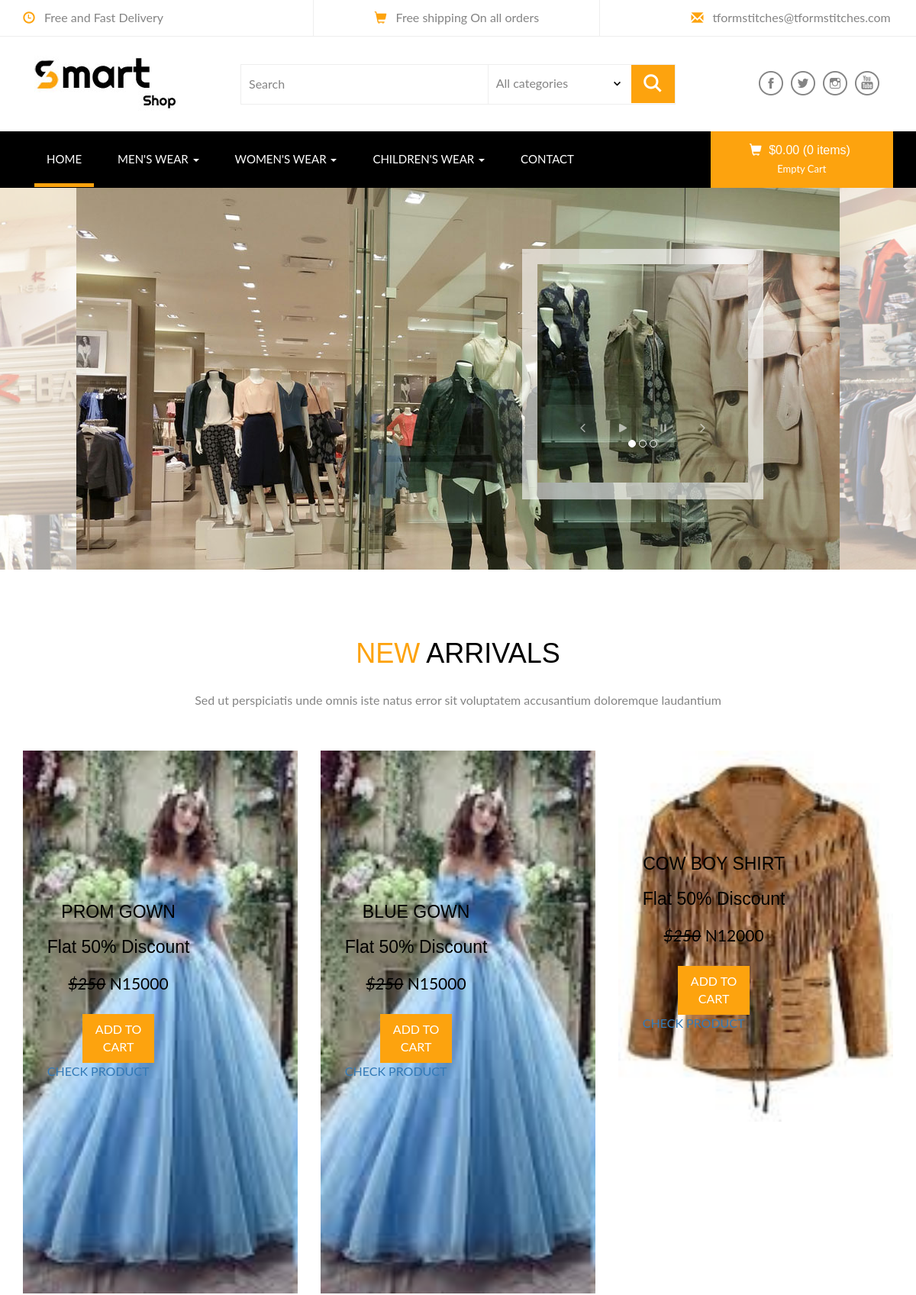
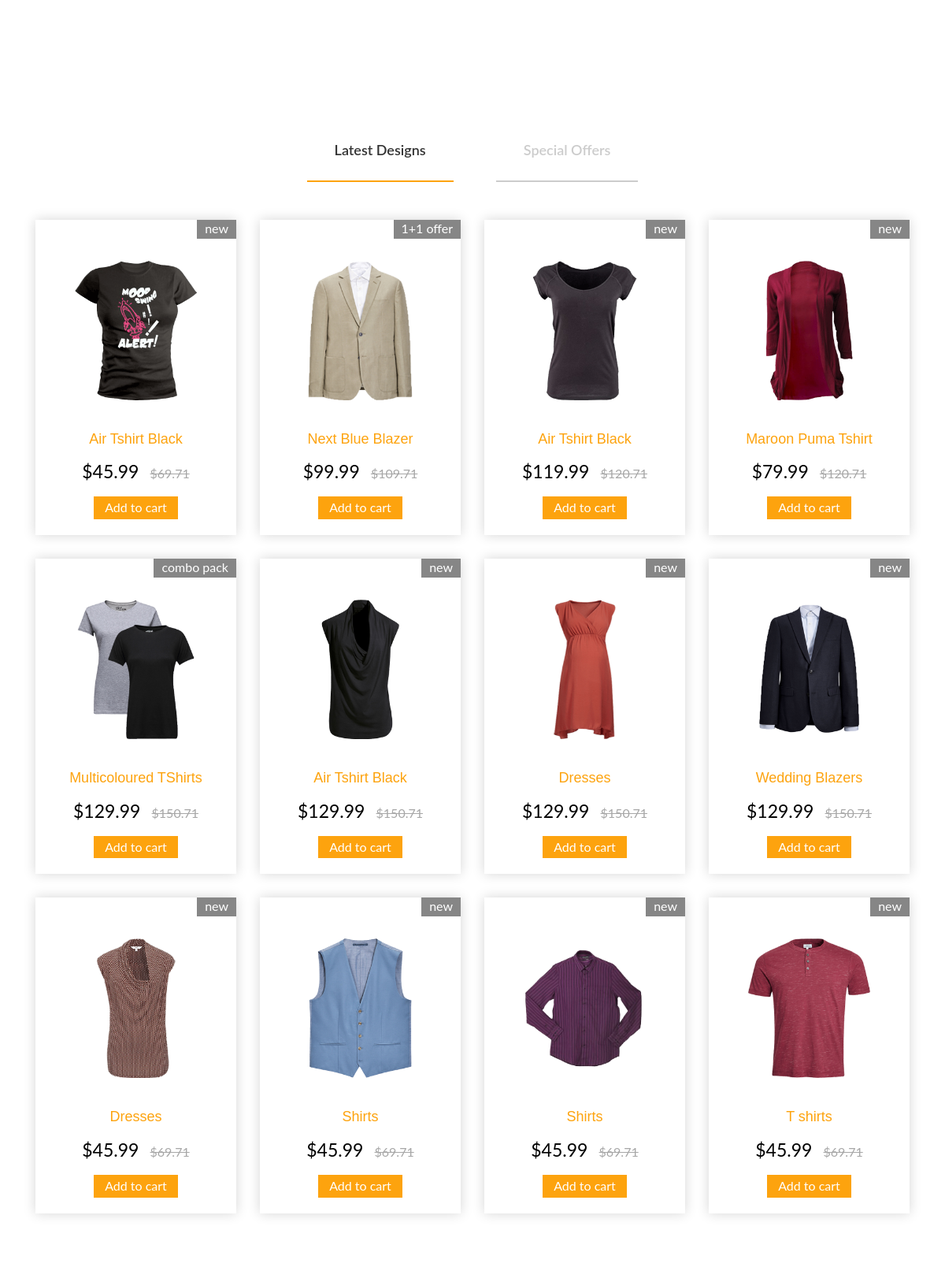
The page / (upper part) on the database its author committed (2 pictures, top to bottom).
### tfsapp/models.py (models this page shows, shortened)
class Product(models.Model):
    name = models.CharField(max_length= 50)
    price = models.CharField(max_length= 50)
    discount_price = models.FloatField(blank=True, null=True)
    description = models.TextField(max_length= 500)
    size = models.CharField(max_length= 6)
    sex = (
        ('Men', 'Men'),
        ('Women', 'Women'),
        ('Children', 'Children')
    )
    category = models.CharField(max_length = 100, choices = sex)
    image_front = models.ImageField()
    image_back = models.ImageField()
    slug = models.SlugField(null=True, blank=True)
    quantity= models.IntegerField(default=1)

### tfsapp/views.py (the view)
# urls.py: path("", views.IndexView.as_view(), name="index"),
class IndexView(ListView):
    model = Product
    template_name = "index.html"
    context_object_name = "items"

### tfsapp/templates/index.html (shortened to what this page needs)
{% load static %}
<!DOCTYPE html>
<html>
<head>
<link href="{% static 'css/bootstrap.css' %}" rel="stylesheet" type="text/css" media="all" />
<link href="{% static 'css/pignose.layerslider.css' %}" rel="stylesheet" type="text/css" media="all" />
<link href="{% static 'css/style.css' %}" rel="stylesheet" type="text/css" media="all" />
</head>
<body>
<div class="header">
	<div class="container">
		<ul>
			<li><span class="glyphicon glyphicon-time" aria-hidden="true"></span>Free and Fast Delivery</li>
			<li><span class="glyphicon glyphicon-shopping-cart" aria-hidden="true"></span>Free shipping On all orders</li>
			<li><span class="glyphicon glyphicon-envelope" aria-hidden="true"></span><a href="mailto:info@example.com">tformstitches@tformstitches.com</a></li>
		</ul>
	</div>
</div>
<div class="header-bot">
	<div class="container">
		<div class="col-md-3 header-left">
			<h1><a href="index.html"><img src="{% static 'images/logo3.jpg' %}"></a></h1>
		</div>
		<div class="col-md-6 header-middle">
			<form>
				<div class="search">
					<input type="search" value="Search" onfocus="this.value = '';" onblur="if (this.value == '') {this.value = 'Search';}" required="">
				</div>
				<div class="section_room">
					<select id="country" onchange="change_country(this.value)" class="frm-field required">
						<option value="null">All categories</option>
					</select>
				</div>
				<div class="sear-sub">
					<input type="submit" value=" ">
				</div>
			</form>
		</div>
		<div class="col-md-3 header-right footer-bottom">
			<ul>
				<li><a class="fb" href="#"></a></li>
				<li><a class="twi" href="#"></a></li>
				<li><a class="insta" href="#"></a></li>
				<li><a class="you" href="#"></a></li>
			</ul>
		</div>
	</div>
</div>
<div class="ban-top">
	<div class="container">
		<div class="top_nav_left">
			<nav class="navbar navbar-default">
			  <div class="container-fluid">
				<div class="collapse navbar-collapse menu--shylock" id="bs-example-navbar-collapse-1">
				  <ul class="nav navbar-nav menu__list">
					<li class="active menu__item menu__item--current"><a class="menu__link" href="index.html">Home <span class="sr-only">(current)</span></a></li>
					<li class="dropdown menu__item">
						<a href="#" class="dropdown-toggle menu__link" data-toggle="dropdown" role="button" aria-haspopup="true" aria-expanded="false">men's wear <span class="caret"></span></a>
					</li>
					<li class="dropdown menu__item">
						<a href="#" class="dropdown-toggle menu__link" data-toggle="dropdown" role="button" aria-haspopup="true" aria-expanded="false">women's wear <span class="caret"></span></a>
					</li>
					<li class="dropdown menu__item">
						<a href="#" class="dropdown-toggle menu__link" data-toggle="dropdown" role="button" aria-haspopup="true" aria-expanded="false">Children's wear <span class="caret"></span></a>
					</li>
					<li class=" menu__item"><a class="menu__link" href="contact.html">contact</a></li>
				  </ul>
				</div>
			  </div>
			</nav>
		</div>
		<div class="top_nav_right">
			<div class="cart box_1">
						<a href="{% url 'checkout' %}">
							<h3> <div class="total">
								<i class="glyphicon glyphicon-shopping-cart" aria-hidden="true"></i>
								<span class="simpleCart_total"></span> (<span id="simpleCart_quantity" class="simpleCart_quantity"></span> items)</div>
							</h3>
						</a>
						<p><a href="#" class="simpleCart_empty">Empty Cart</a></p>
			</div>
		</div>
		<div class="clearfix"></div>
	</div>
</div>
<div class="banner-grid">
	<div id="visual">
			<div class="slide-visual">
				<ul class="slide-group">
					<li><img class="img-responsive" src="{% static 'images/ba1.jpg' %}" alt="Dummy Image" /></li>
					<li><img class="img-responsive" src="{% static 'images/ba2.jpg' %}" alt="Dummy Image" /></li>
					<li><img class="img-responsive" src="{% static 'images/ba3.jpg' %}" alt="Dummy Image" /></li>
				</ul>
				<div class="script-wrap">
					<ul class="script-group">
						<li><div class="inner-script"><img class="img-responsive" src="{% static 'images/baa2.jpg' %}" alt="Dummy Image" /></div></li>
					</ul>
					<div class="slide-controller">
						<a href="#" class="btn-prev"><img src="{% static 'images/btn_prev.png' %}" alt="Prev Slide" /></a>
						<a href="#" class="btn-play"><img src="{% static 'images/btn_play.png' %}" alt="Start Slide" /></a>
						<a href="#" class="btn-pause"><img src="{% static 'images/btn_pause.png' %}" alt="Pause Slide" /></a>
						<a href="#" class="btn-next"><img src="{% static 'images/btn_next.png' %}" alt="Next Slide" /></a>
					</div>
				</div>
			</div>
		</div>
</div>
<div class="new_arrivals">
	<div class="container">
		<h3><span>new </span>arrivals</h3>
		<p>Sed ut perspiciatis unde omnis iste natus error sit voluptatem accusantium doloremque laudantium</p>
		<div class="new_grids row">
			{% for item in items %}
				<div class="col-md-4 new-gd-left">
				<img src="{{item.image_front.url}}" alt=" " />
				<div class="wed-brand simpleCart_shelfItem">
					<h4>{{item.name}}</h4>
					<h5>Flat 50% Discount</h5>
					<p><i>$250</i> <span class="item_price">{{item.price}}</span><a class="item_add hvr-outline-out button2" href="#">add to cart </a></p>
					<a href="{% url 'product' item.slug %}">CHECK PRODUCT</a>
				</div>
			</div>
			{% endfor %}
		</div>
	</div>
</div>
<div class="product-easy">
	<div class="container">
		<div class="sap_tabs">
			<div id="horizontalTab" style="display: block; width: 100%; margin: 0px;">
				<ul class="resp-tabs-list">
					<li class="resp-tab-item" aria-controls="tab_item-0" role="tab"><span>Latest Designs</span></li>
					<li class="resp-tab-item" aria-controls="tab_item-1" role="tab"><span>Special Offers</span></li>
				</ul>
				<div class="resp-tabs-container">
					<div class="tab-1 resp-tab-content" aria-labelledby="tab_item-0">
						<div class="col-md-3 product-men">
							<div class="men-pro-item simpleCart_shelfItem">
								<div class="men-thumb-item">
									<img src="{% static 'images/a1.png' %}" alt="" class="pro-image-front">
										<span class="product-new-top">New</span>
								</div>
								<div class="item-info-product ">
									<h4><a href="single.html">Air Tshirt Black</a></h4>
									<div class="info-product-price">
										<span class="item_price">$45.99</span>
										<del>$69.71</del>
									</div>
									<a href="#" class="item_add single-item hvr-outline-out button2">Add to cart</a>
								</div>
							</div>
						</div>
						<div class="col-md-3 product-men">
							<div class="men-pro-item simpleCart_shelfItem">
								<div class="men-thumb-item">
									<img src="{% static 'images/a8.png' %}" alt="" class="pro-image-front">
										<span class="product-new-top">1+1 Offer</span>
								</div>
								<div class="item-info-product ">
									<h4><a href="single.html">Next Blue Blazer</a></h4>
									<div class="info-product-price">
										<span class="item_price">$99.99</span>
										<del>$109.71</del>
									</div>
									<a href="#" class="item_add single-item hvr-outline-out button2">Add to cart</a>
								</div>
							</div>
						</div>
						<div class="col-md-3 product-men">
							<div class="men-pro-item simpleCart_shelfItem">
								<div class="men-thumb-item">
									<img src="{% static 'images/a3.png' %}" alt="" class="pro-image-front">
										<span class="product-new-top">New</span>
								</div>
								<div class="item-info-product ">
									<h4><a href="single.html">Air Tshirt Black </a></h4>
									<div class="info-product-price">
										<span class="item_price">$119.99</span>
										<del>$120.71</del>
									</div>
									<a href="#" class="item_add single-item hvr-outline-out button2">Add to cart</a>
								</div>
							</div>
						</div>
						<div class="col-md-3 product-men">
							<div class="men-pro-item simpleCart_shelfItem">
								<div class="men-thumb-item">
									<img src="{% static 'images/a4.png' %} " alt="" class="pro-image-front">
										<span class="product-new-top">New</span>
								</div>
								<div class="item-info-product ">
									<h4><a href="single.html">Maroon Puma Tshirt</a></h4>
									<div class="info-product-price">
										<span class="item_price">$79.99</span>
										<del>$120.71</del>
									</div>
									<a href="#" class="item_add single-item hvr-outline-out button2">Add to cart</a>
								</div>
							</div>
						</div>
						<div class="col-md-3 product-men yes-marg">
							<div class="men-pro-item simpleCart_shelfItem">
								<div class="men-thumb-item">
									<img src="{% static 'images/a5.png' %}" alt="" class="pro-image-front">
										<span class="product-new-top">Combo Pack</span>
								</div>
								<div class="item-info-product ">
									<h4><a href="single.html">Multicoloured TShirts</a></h4>
									<div class="info-product-price">
										<span class="item_price">$129.99</span>
										<del>$150.71</del>
									</div>
									<a href="#" class="item_add single-item hvr-outline-out button2">Add to cart</a>
								</div>
							</div>
						</div>
						<div class="col-md-3 product-men yes-marg">
							<div class="men-pro-item simpleCart_shelfItem">
								<div class="men-thumb-item">
									<img src="{% static 'images/a6.png' %}" alt="" class="pro-image-front">
										<span class="product-new-top">New</span>
								</div>
								<div class="item-info-product ">
									<h4><a href="single.html">Air Tshirt Black </a></h4>
									<div class="info-product-price">
										<span class="item_price">$129.99</span>
										<del>$150.71</del>
									</div>
									<a href="#" class="item_add single-item hvr-outline-out button2">Add to cart</a>
								</div>
							</div>
						</div>
						<div class="col-md-3 product-men yes-marg">
							<div class="men-pro-item simpleCart_shelfItem">
								<div class="men-thumb-item">
									<img src="{% static 'images/a7.png' %}" alt="" class="pro-image-front">
										<span class="product-new-top">New</span>
								</div>
								<div class="item-info-product ">
									<h4><a href="single.html">Dresses</a></h4>
									<div class="info-product-price">
										<span class="item_price">$129.99</span>
										<del>$150.71</del>
									</div>
									<a href="#" class="item_add single-item hvr-outline-out button2">Add to cart</a>
								</div>
							</div>
						</div>
						<div class="col-md-3 product-men yes-marg">
							<div class="men-pro-item simpleCart_shelfItem">
								<div class="men-thumb-item">
									<img src="{% static 'images/a2.png' %}" alt="" class="pro-image-front">
										<span class="product-new-top">New</span>
								</div>
								<div class="item-info-product ">
									<h4><a href="single.html">Wedding Blazers</a></h4>
									<div class="info-product-price">
										<span class="item_price">$129.99</span>
										<del>$150.71</del>
									</div>
									<a href="#" class="item_add single-item hvr-outline-out button2">Add to cart</a>
								</div>
							</div>
						</div>
						<div class="col-md-3 product-men yes-marg">
							<div class="men-pro-item simpleCart_shelfItem">
								<div class="men-thumb-item">
									<img src="{% static 'images/g1.png' %}" alt="" class="pro-image-front">
										<span class="product-new-top">New</span>
								</div>
								<div class="item-info-product ">
									<h4><a href="single.html">Dresses</a></h4>
									<div class="info-product-price">
										<span class="item_price">$45.99</span>
										<del>$69.71</del>
									</div>
									<a href="#" class="item_add single-item hvr-outline-out button2">Add to cart</a>
								</div>
							</div>
						</div>
						<div class="col-md-3 product-men yes-marg">
							<div class="men-pro-item simpleCart_shelfItem">
								<div class="men-thumb-item">
									<img src="{% static 'images/g2.png' %}" alt="" class="pro-image-front">
										<span class="product-new-top">New</span>
								</div>
								<div class="item-info-product ">
									<h4><a href="single.html"> Shirts</a></h4>
									<div class="info-product-price">
										<span class="item_price">$45.99</span>
										<del>$69.71</del>
									</div>
									<a href="#" class="item_add single-item hvr-outline-out button2">Add to cart</a>
								</div>
							</div>
						</div>
						<div class="col-md-3 product-men yes-marg">
							<div class="men-pro-item simpleCart_shelfItem">
								<div class="men-thumb-item">
									<img src="{% static 'images/g3.png' %}" alt="" class="pro-image-front">
										<span class="product-new-top">New</span>
								</div>
								<div class="item-info-product ">
									<h4><a href="single.html">Shirts</a></h4>
									<div class="info-product-price">
										<span class="item_price">$45.99</span>
										<del>$69.71</del>
									</div>
									<a href="#" class="item_add single-item hvr-outline-out button2">Add to cart</a>
								</div>
							</div>
						</div>
						<div class="col-md-3 product-men yes-marg">
							<div class="men-pro-item simpleCart_shelfItem">
								<div class="men-thumb-item">
									<img src="{% static 'images/mw2.png' %}" alt="" class="pro-image-front">
										<span class="product-new-top">New</span>
								</div>
								<div class="item-info-product ">
									<h4><a href="single.html">T shirts</a></h4>
									<div class="info-product-price">
										<span class="item_price">$45.99</span>
										<del>$69.71</del>
									</div>
									<a href="#" class="item_add single-item hvr-outline-out button2">Add to cart</a>
								</div>
							</div>
						</div>
						<div class="clearfix"></div>
					</div>
				</div>
			</div>
		</div>
	</div>
</div>
</body>
</html>

### tfsapp/static/css/pignose.layerslider.css (style rules this page uses)
.pignose-layerslider { display: block; width: 100%; margin: 0 auto; overflow: hidden; }
.pignose-layerslider, .pignose-layerslider * { box-sizing: content-box; -o-box-sizing: content-box; -moz-box-sizing: content-box; -webkit-box-sizing: content-box; }
.pignose-layerslider .slide-visual { width: 1000px; height: 500px; margin: 0 auto; position: relative; }
.pignose-layerslider .slide-visual .slide-group { margin: 0; padding: 0; list-style: none; }
.pignose-layerslider .slide-visual .script-wrap { width: 276px; height: 288px; padding: 20px; position: absolute; top: 80px; right: 100px; }
.pignose-layerslider .slide-visual .script-wrap .slide-controller { position: absolute; left: 0; bottom: 84px; width: 100%; text-align: center; z-index: 60; }
.pignose-layerslider .slide-visual .script-wrap .slide-controller a { display: inline-block; margin: 0 20px; opacity: .6; filter: alpha(opacity=60); -ms-filter: alpha(opacity=60); -moz-transition: opacity .3s ease; -webkit-transition: opacity .3s ease; -o-transition: opacity .3s ease; transition: opacity .3s ease; }
.pignose-layerslider .slide-visual .script-wrap .script-group { margin: 0; padding: 0; position: relative; list-style: none; z-index: 50; overflow: hidden; }
.pignose-layerslider .slide-visual .script-wrap .script-group li { float: left; }

### rows shown on the page
Product: image_front (picture), name "PROM GOWN", price "N15000"
Product: image_front (picture), name "BLUE GOWN", price "N15000"
Product: image_front (picture), name "COW BOY SHIRT", price "N12000"
